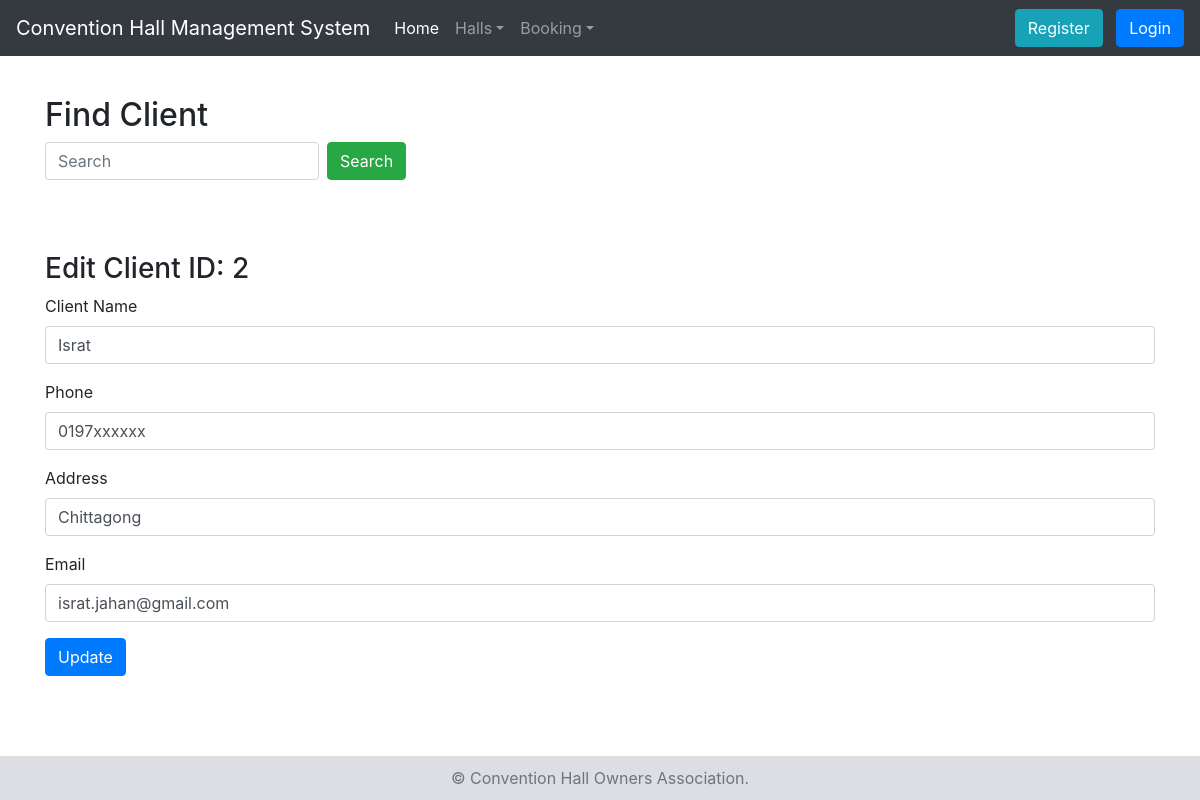
Page /edit_client.php?client_id=2 on the earlier database version.
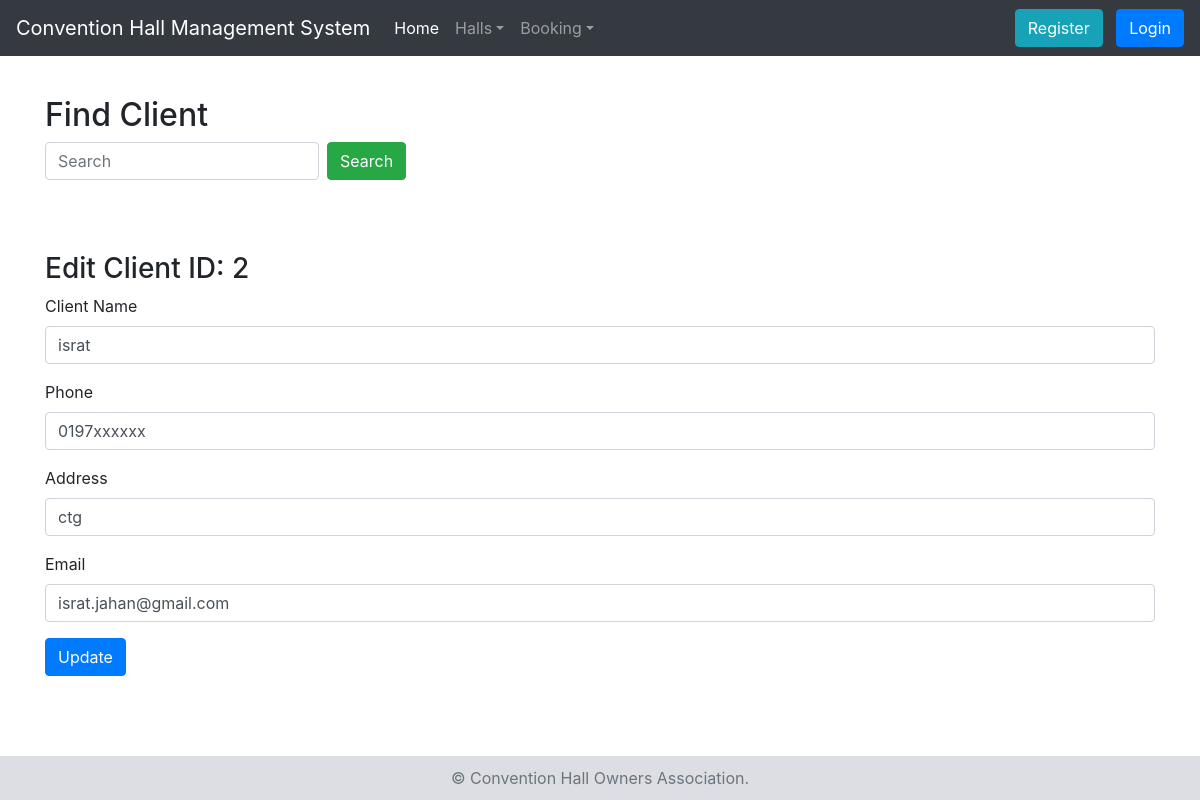
Same page on the later database version.
### tables this page shows
CREATE TABLE `client` (
  `client_id` int(10) NOT NULL,
  `name` varchar(200) NOT NULL,
  `phone` varchar(15) NOT NULL,
  `address` varchar(200) NOT NULL,
  `email` varchar(200) NOT NULL
);

### edit_client.php (the view, shortened to what this page needs)
<?php include('includes/header.php'); ?>
<h2>Find Client</h2>
 <form class="form-inline my-2 my-lg-0">
  <input class="form-control mr-sm-2" type="text" name="client_id" placeholder="Search" aria-label="Search">
  <button class="btn btn-success my-2 my-sm-0" type="submit">Search</button>
 </form>
 <br>
 <br>
 <br>
<?php
if(isset($_GET['client_id']) ){
	$client_id = $_GET['client_id'];
	$q = "SELECT * FROM client where client_id='{$client_id}'";
	$res = mysqli_query($dblink, $q);
	if(mysqli_num_rows($res)>0){
		$client  = mysqli_fetch_assoc($res);
		$name =  $client['name'];
		$phone =  $client['phone'];
		$address =  $client['address'];
		$email =  $client['email'];
?>
	<h3>Edit Client ID: <?php echo $client_id?></h3>
	<form method="post" action="edit_client.php">
	  <div class="form-group">
	    <label for="name">Client Name</label>
	    <input type="text" name="name" value="<?php echo $name?>" required class="form-control" id="name" aria-describedby="emailHelp" placeholder="Enter Name">
	  </div>
	  <div class="form-group">
	    <label for="phone">Phone</label>
	    <input type="text" name="phone" value="<?php echo $phone?>" required class="form-control" id="phone" placeholder="Enter Phone">
	  </div>
	<div class="form-group">
	    <label for="address">Address</label>
	    <input type="text" name="address" value="<?php echo $address?>" required class="form-control" id="address" placeholder="Enter Phone">
	  </div>
	 <div class="form-group">
	    <label for="email">Email</label>
	    <input type="text" name="email" value="<?php echo $email?>" required class="form-control" id="email" placeholder="Enter Email">
	  </div>
	  <button type="submit" name="update" class="btn btn-primary">Update</button>
	</form>
<?php
	}
	else{
		alertMsg('Client ID: <strong>'.$client_id.'</strong> Not Found.');
	}
}
?>
<?php include('includes/footer.php'); ?>

Differences in the rows shown:
changed client "0197xxxxxx": name "Israt" → "israt"; address "Chittagong" → "ctg"
